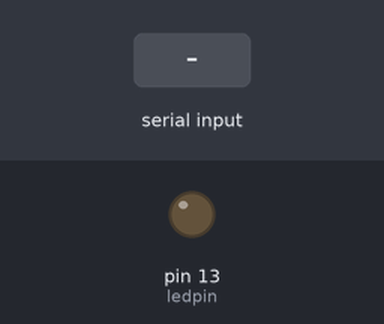
The sketch below on a simulated Arduino Uno, built with avr-gcc and run on an emulated ATmega328P. On the bench: output pins drawn as LEDs (lit = HIGH). The inputs (shaded band) are chosen by the test bench. What the sketch prints to the serial monitor is not drawn.

Above: at 1.2 s.
1.3 s: "F" received over the second serial link
At 2.2 s:
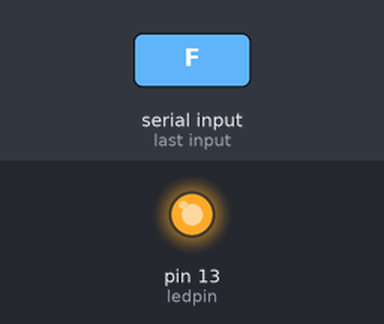
2.9 s: "B" received over the second serial link
At 4.1 s:
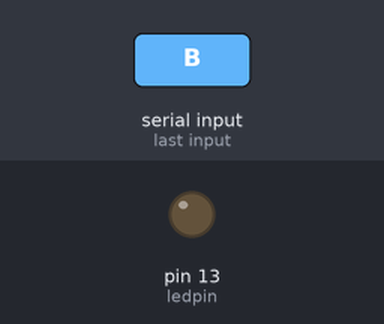
Timing chart, 0 to 5.9 s (numbered marks = the images above; inputs shaded):
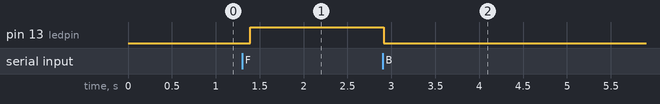

Measured:
- after the input at 1.3 s, pin 13 (ledpin): LOW → HIGH after 0.09 s
- after the input at 2.9 s, pin 13 (ledpin): HIGH → LOW at once

The sketch:

blutooth_car.ino
```cpp
#include <SoftwareSerial.h>
SoftwareSerial EEBlue(10, 11); // RX | TX
int ledpin=13; // led on D13 will show blink on / off
int BluetoothData; // the data given from Computer
void setup()
{

  Serial.begin(9600);
  EEBlue.begin(9600);  //Default Baud for comm, it may be different for your Module.
  Serial.println("The bluetooth gates are open.\n Connect to HC-05 from any other bluetooth device with 1234 as pairing key!.");
  EEBlue.println("Bluetooth On please press 1 or 0 blink LED ..");
  pinMode(ledpin,OUTPUT);
}

void loop() {
  // put your main code here, to run repeatedly:
   if (EEBlue.available()){
BluetoothData=EEBlue.read();
   if(BluetoothData=='F'){   // if number 1 pressed ....
   digitalWrite(ledpin,1);
   EEBlue.println("LED  On D13 ON ! ");
   }
  if (BluetoothData=='B'){// if number 0 pressed ....
  digitalWrite(ledpin,0);
   EEBlue.println("LED  On D13 Off ! ");
  }
}
delay(100);// prepare for next data ...
}
// void loop()
// {

//   // Feed any data from bluetooth to Terminal.
//   if (EEBlue.available())
//     Serial.write(EEBlue.read());

//   // Feed all data from termial to bluetooth
//   if (Serial.available())
//     EEBlue.write(Serial.read());
// }
```
